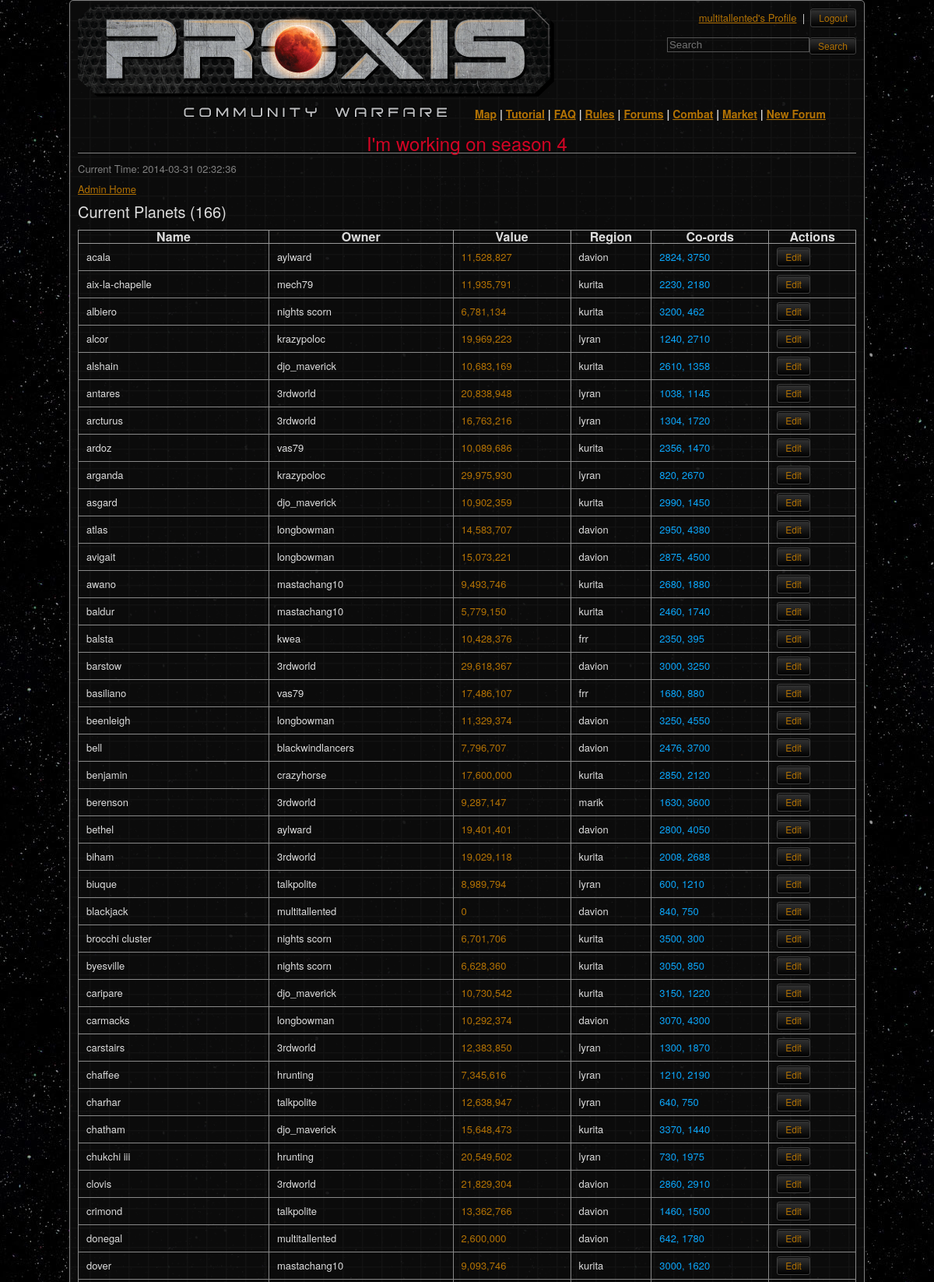
/admin-planet.php (signed in, upper part), run on the app's committed database.
### tables this page shows
CREATE TABLE `planet` (
  `planet_name` varchar(50) NOT NULL,
  `owner_name` varchar(25) NOT NULL DEFAULT 'Unowned',
  `match_conditions` varchar(500) NOT NULL,
  `location_y` int(11) NOT NULL,
  `cbill_value` int(20) DEFAULT NULL,
  `production` varchar(1000) DEFAULT NULL,
  `invuln` int(1) DEFAULT NULL,
  `location_x` int(11) DEFAULT NULL,
  `image` varchar(100) DEFAULT NULL,
  `region` varchar(50) DEFAULT 'core',
  `capacity` int(11) DEFAULT NULL,
  PRIMARY KEY (`planet_name`)
);

### admin-planet.php (the view, shortened to what this page needs)
<!DOCTYPE html>
<html>
<head>
  <link rel="stylesheet" href="css/reset.css" />
  <?php include 'header.php'; ?>
</head>
<body>
  <div id="container">
	<?php echo $header; ?>
  <?php
	$conn = getConnection();
$sql = "SELECT planet_name, owner_name, cbill_value, region, location_x, location_y" .
		" FROM planet;";
$result = mysqli_query($conn, $sql);
$num_matches = mysqli_num_rows($result);
$cmatches = "<table><th>Name</th><th>Owner</th><th>Value</th><th>Region</th><th>Co-ords</th><th>Actions</th>";
while ($row = $result->fetch_row()) {
  $cmatches .= "<tr><td>" . $row[0] . "</td><td>" . $row[1] . "</td><td class='gold'>" . number_format($row[2]) . "</td><td>" .
	  $row[3] . "</td><td class='green'>" . $row[4] . ", " . $row[5] . "</td><td><a class='bttn' href='admin-edit-planet.php?p=" . $row[0] . "'>Edit</a></td></tr>";
}
$cmatches .= "</table>";
?>
<?php echo "<span class='grey'>Current Time: " . date('Y-m-d H:i:s') . "</span><br><br>"; ?>
  <a href="admin.php">Admin Home</a><br><br>
	<h3>Current Planets (<?php echo $num_matches; ?>)</h3><br>
	<?php echo $cmatches; ?>
<br>
	<?php mysqli_close($conn); echo $footer; ?>
  </div>
</body>
</html>

### data on the page
planet: planet_name "acala", owner_name "aylward", cbill_value "11,528,827", region "davion", location_x "2824", location_y "3750"
planet: planet_name "aix-la-chapelle", owner_name "mech79", cbill_value "11,935,791", region "kurita", location_x "2230", location_y "2180"
planet: planet_name "albiero", owner_name "nights scorn", cbill_value "6,781,134", region "kurita", location_x "3200", location_y "462"
planet: planet_name "alcor", owner_name "krazypoloc", cbill_value "19,969,223", region "lyran", location_x "1240", location_y "2710"
planet: planet_name "alshain", owner_name "djo_maverick", cbill_value "10,683,169", region "kurita", location_x "2610", location_y "1358"
planet: planet_name "antares", owner_name "3rdworld", cbill_value "20,838,948", region "lyran", location_x "1038", location_y "1145"
planet: planet_name "arcturus", owner_name "3rdworld", cbill_value "16,763,216", region "lyran", location_x "1304", location_y "1720"
planet: planet_name "ardoz", owner_name "vas79", cbill_value "10,089,686", region "kurita", location_x "2356", location_y "1470"
planet: planet_name "arganda", owner_name "krazypoloc", cbill_value "29,975,930", region "lyran", location_x "820", location_y "2670"
planet: planet_name "asgard", owner_name "djo_maverick", cbill_value "10,902,359", region "kurita", location_x "2990", location_y "1450"
planet: planet_name "atlas", owner_name "longbowman", cbill_value "14,583,707", region "davion", location_x "2950", location_y "4380"
planet: planet_name "avigait", owner_name "longbowman", cbill_value "15,073,221", region "davion", location_x "2875", location_y "4500"
planet: planet_name "awano", owner_name "mastachang10", cbill_value "9,493,746", region "kurita", location_x "2680", location_y "1880"
planet: planet_name "baldur", owner_name "mastachang10", cbill_value "5,779,150", region "kurita", location_x "2460", location_y "1740"
planet: planet_name "balsta", owner_name "kwea", cbill_value "10,428,376", region "frr", location_x "2350", location_y "395"
planet: planet_name "barstow", owner_name "3rdworld", cbill_value "29,618,367", region "davion", location_x "3000", location_y "3250"
planet: planet_name "basiliano", owner_name "vas79", cbill_value "17,486,107", region "frr", location_x "1680", location_y "880"
planet: planet_name "beenleigh", owner_name "longbowman", cbill_value "11,329,374", region "davion", location_x "3250", location_y "4550"
planet: planet_name "bell", owner_name "blackwindlancers", cbill_value "7,796,707", region "davion", location_x "2476", location_y "3700"
planet: planet_name "benjamin", owner_name "crazyhorse", cbill_value "17,600,000", region "kurita", location_x "2850", location_y "2120"
planet: planet_name "berenson", owner_name "3rdworld", cbill_value "9,287,147", region "marik", location_x "1630", location_y "3600"
planet: planet_name "bethel", owner_name "aylward", cbill_value "19,401,401", region "davion", location_x "2800", location_y "4050"
planet: planet_name "biham", owner_name "3rdworld", cbill_value "19,029,118", region "kurita", location_x "2008", location_y "2688"
planet: planet_name "biuque", owner_name "talkpolite", cbill_value "8,989,794", region "lyran", location_x "600", location_y "1210"
planet: planet_name "blackjack", owner_name "multitallented", cbill_value "0", region "davion", location_x "840", location_y "750"
planet: planet_name "brocchi cluster", owner_name "nights scorn", cbill_value "6,701,706", region "kurita", location_x "3500", location_y "300"
planet: planet_name "byesville", owner_name "nights scorn", cbill_value "6,628,360", region "kurita", location_x "3050", location_y "850"
planet: planet_name "caripare", owner_name "djo_maverick", cbill_value "10,730,542", region "kurita", location_x "3150", location_y "1220"
planet: planet_name "carmacks", owner_name "longbowman", cbill_value "10,292,374", region "davion", location_x "3070", location_y "4300"
planet: planet_name "carstairs", owner_name "3rdworld", cbill_value "12,383,850", region "lyran", location_x "1300", location_y "1870"
planet: planet_name "chaffee", owner_name "hrunting", cbill_value "7,345,616", region "lyran", location_x "1210", location_y "2190"
planet: planet_name "charhar", owner_name "talkpolite", cbill_value "12,638,947", region "lyran", location_x "640", location_y "750"
planet: planet_name "chatham", owner_name "djo_maverick", cbill_value "15,648,473", region "kurita", location_x "3370", location_y "1440"
planet: planet_name "chukchi iii", owner_name "hrunting", cbill_value "20,549,502", region "lyran", location_x "730", location_y "1975"
planet: planet_name "clovis", owner_name "3rdworld", cbill_value "21,829,304", region "davion", location_x "2860", location_y "2910"
planet: planet_name "crimond", owner_name "talkpolite", cbill_value "13,362,766", region "davion", location_x "1460", location_y "1500"
planet: planet_name "donegal", owner_name "multitallented", cbill_value "2,600,000", region "davion", location_x "642", location_y "1780"
planet: planet_name "dover", owner_name "mastachang10", cbill_value "9,093,746", region "kurita", location_x "3000", location_y "1620"

### other printed values
$_SESSION['username'] "multitallented"
$motd "I'm working on season 4"
$num_matches "166"
